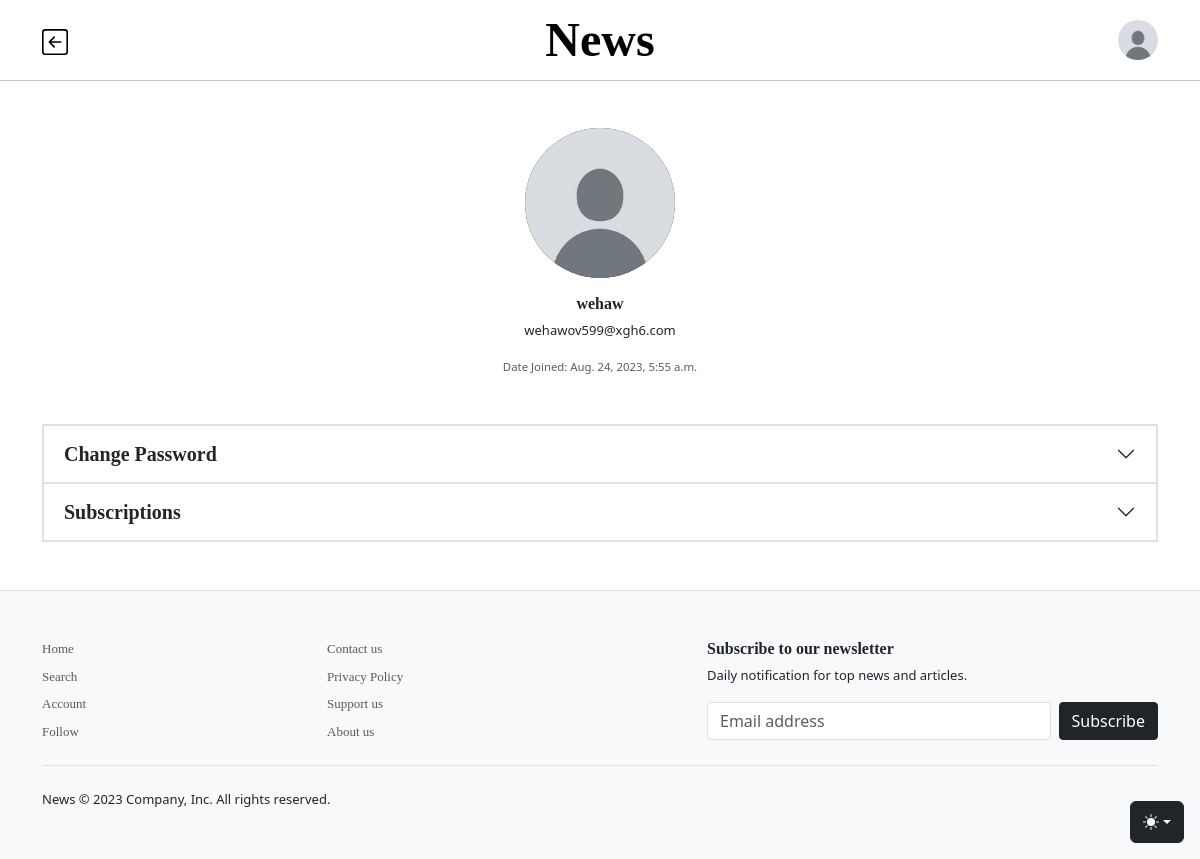
/accounts/profile (signed in), run on an earlier commit of the app's database.
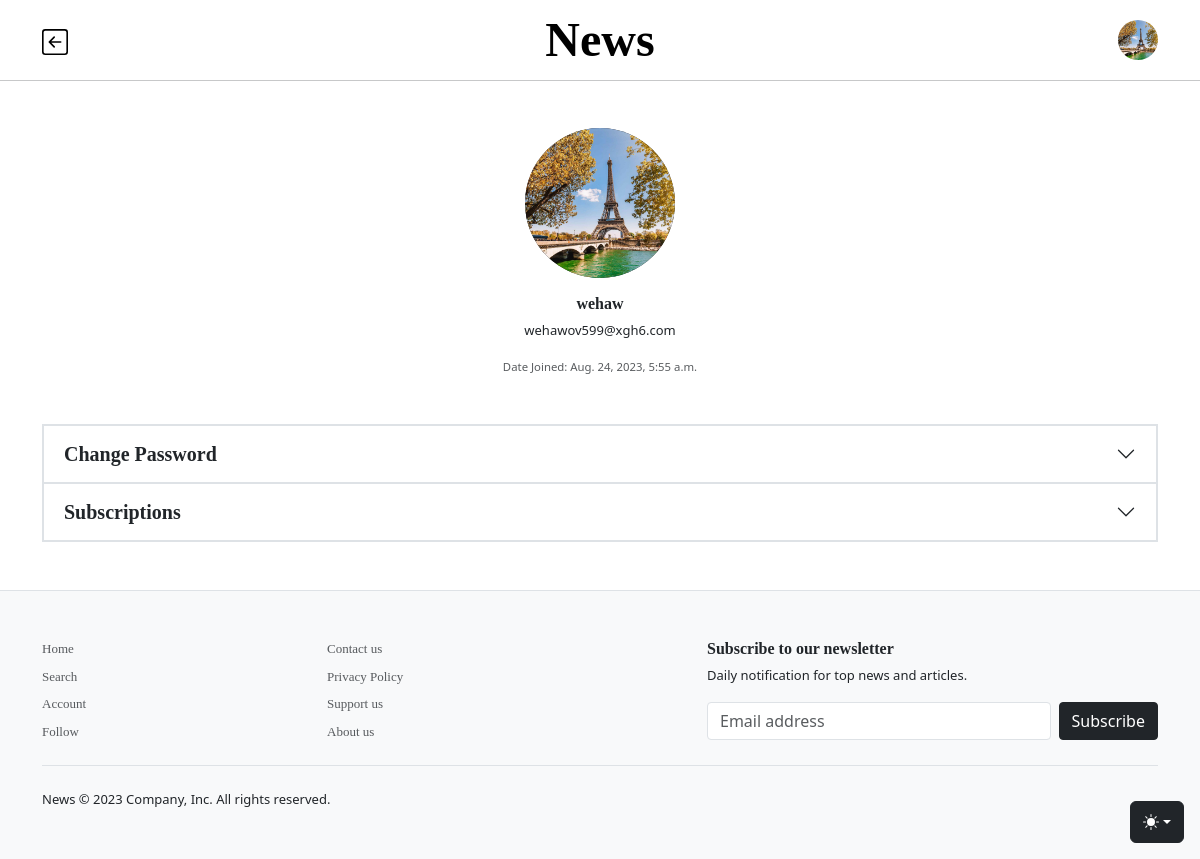
And on a later commit of the database.
### accounts/models.py (models this page shows)
class User(AbstractUser):
    email = models.EmailField(unique=True)
    profile_pic = models.ImageField(upload_to="images/", default="images/default-profile-pic.jpg")

### accounts/views.py (the view, shortened to what this page needs)
# urls.py: path("profile", views.ProfileView.as_view(), name="profile"),
class ProfileView(LoginRequiredMixin, View):
    login_url = "/accounts/"
    def get(self, request, *args, **kwargs):
        return render(request, "accounts/profile.html", {
            "form": ChangePasswordForm(user=request.user),
        })

### accounts/forms.py
class ChangePasswordForm(PasswordChangeForm):
    def __init__(self, user, *args, **kwargs):
        self.user = user
        super(PasswordChangeForm, self).__init__(user, *args, **kwargs)
        self.helper = FormHelper()
        self.helper.layout = Layout(
            FloatingField("old_password"),
            FloatingField("new_password1"),
            FloatingField("new_password2"),
            Submit(name="submit", value="Change Password", css_class="btn-dark")
        )

### accounts/templates/accounts/profile.html (shortened to what this page needs)
{% extends "news/layout.html" %}
{% load static %}
{% load crispy_forms_tags %}
{% block body %}
    <header class="lh-1 py-3">
        <div class="row flex-nowrap justify-content-between align-items-center">
            <div class="col-4 pt-1">
                <a class="link-body-emphasis" href="{% url 'news:index' %}" aria-label="Search">
                </a>
            </div>
            <div class="col-4 text-center">
                <a class="blog-header-logo text-body-emphasis text-decoration-none" href="{% url 'news:index' %}">News</a>
            </div>
            <div class="col-4 d-flex justify-content-end align-items-center">
                {% if request.user.is_authenticated %}
                        <div class="dropdown">
                            <button class="btn bg-transparent border-0 p-0" type="button" data-bs-toggle="dropdown" aria-expanded="false">
                                <img src="{{ request.user.profile_pic.url }}" class="profile-pic profile-pic-md" alt="profile-pic">
                            </button>
                        </div>
                {% else %}
                    <a class="btn btn-sm btn-dark" href="{% url 'accounts:index' %}">Sign up</a>
                {% endif %}
            </div>
        </div>
    </header>
    <hr class="position-absolute w-100 start-0 m-0">
    <div class="my-5 text-center">
        <div class="d-flex justify-content-center w-100 ms-auto">
            {% include "accounts/profile-pic.html" %}
        </div>
        <div class="my-3">
            <h5>{{ request.user.username }}</h5>
            <p>{{ request.user.email }}</p>
            <p><small class="text-body-secondary">Date Joined: {{ request.user.date_joined }}</small></p>
        </div>
    </div>
    <div class="accordion my-5 rounded-0" id="accordionFlushExample">
        <div class="accordion-item border-2 rounded-0">
            <h2 class="accordion-header">
                <button class="accordion-button rounded-0 {% if not show_form %}collapsed{% endif %}" type="button" data-bs-toggle="collapse" data-bs-target="#flush-collapseTwo" aria-expanded="false" aria-controls="flush-collapseTwo">
                    <h3 class="m-0">Change Password</h3>
                </button>
            </h2>
        </div>
        <div class="accordion-item border-2 rounded-0">
            <h2 class="accordion-header">
                <button class="accordion-button rounded-0 collapsed" type="button" data-bs-toggle="collapse" data-bs-target="#flush-collapseThree" aria-expanded="false" aria-controls="flush-collapseThree">
                    <h3 class="m-0">Subscriptions</h3>
                </button>
            </h2>
        </div>
    </div>
{% endblock %}

### news/templates/news/layout.html (shortened to what this page needs)
{% load static %}
<!DOCTYPE html>
<html lang="en">
<head>
    <link href="https://cdn.jsdelivr.net/npm/bootstrap@5.3.1/dist/css/bootstrap.min.css" rel="stylesheet">
    <link rel="stylesheet" href="https://cdnjs.cloudflare.com/ajax/libs/font-awesome/4.7.0/css/font-awesome.min.css">
    <link rel="stylesheet" href="{% static 'news/styles.css' %}">
</head>
<body class="d-flex flex-column min-vh-100 position-relative">
    <div class="container">
        {% block body %}{% endblock %}
    </div>
    {% include "news/footer.html" %}
    {% include "news/color-modes.html" %}
</body>
</html>

### accounts/templates/accounts/profile-pic.html (shortened to what this page needs)
<div class="card text-bg-dark rounded-circle border-0 position-relative profile-pic-lg">
    <img src="{{ request.user.profile_pic.url }}" alt="" srcset="" class="card-img profile-pic profile-pic-lg">
    <div class="card-img-overlay profile-pic-upload"
        onmouseout="this.querySelector('#file').classList.remove('show')"
        onmouseover="this.querySelector('#file').classList.add('show');">
    </div>
</div>

### news/templates/news/footer.html (shortened to what this page needs)
<div class="mt-auto bg-body-tertiary border-top">
    <div class="container">
        <footer class="footer pt-5">
            <div class="row justify-content-between">
                <div class="col-6 col-md-2 mb-3">
                    <ul class="nav flex-column">
                        <li class="nav-item mb-2"><a href="#" class="nav-link p-0 text-body-secondary">Home</a></li>
                        <li class="nav-item mb-2"><a href="#" class="nav-link p-0 text-body-secondary">Search</a></li>
                        <li class="nav-item mb-2"><a href="#" class="nav-link p-0 text-body-secondary">Account</a></li>
                        <li class="nav-item mb-2"><a href="#" class="nav-link p-0 text-body-secondary">Follow</a></li>
                    </ul>
                </div>
                <div class="col-6 col-md-2 mb-3">
                    <ul class="nav flex-column">
                        <li class="nav-item mb-2"><a href="#" class="nav-link p-0 text-body-secondary">Contact us</a></li>
                        <li class="nav-item mb-2"><a href="#" class="nav-link p-0 text-body-secondary">Privacy Policy</a></li>
                        <li class="nav-item mb-2"><a href="#" class="nav-link p-0 text-body-secondary">Support us</a></li>
                        <li class="nav-item mb-2"><a href="#" class="nav-link p-0 text-body-secondary">About us</a></li>
                    </ul>
                </div>
                <div class="col-md-5 offset-md-1 mb-3">
                    <form>
                        <h5>Subscribe to our newsletter</h5>
                        <p>Daily notification for top news and articles.</p>
                        <div class="d-flex flex-column flex-sm-row w-100 gap-2">
                        <input id="newsletter1" type="text" class="form-control rounded-1" placeholder="Email address">
                        <button class="btn btn-dark rounded-1" type="button">Subscribe</button>
                        </div>
                    </form>
                </div>
            </div>
            <div class="d-flex flex-column flex-sm-row justify-content-between py-4 border-top">
                <p>News © 2023 Company, Inc. All rights reserved.</p>
                <ul class="list-unstyled d-flex">
                <li class="ms-3"><a class="link-body-emphasis" href="#"><svg class="bi" width="24" height="24"><use xlink:href="#twitter"></use></svg></a></li>
                <li class="ms-3"><a class="link-body-emphasis" href="#"><svg class="bi" width="24" height="24"><use xlink:href="#instagram"></use></svg></a></li>
                <li class="ms-3"><a class="link-body-emphasis" href="#"><svg class="bi" width="24" height="24"><use xlink:href="#facebook"></use></svg></a></li>
                </ul>
            </div>
        </footer>
    </div>
</div>

### news/templates/news/color-modes.html (shortened to what this page needs)
<div class="dropdown position-fixed bottom-0 end-0 mb-3 me-3 bd-mode-toggle">
    <button class="btn btn-dark py-2 dropdown-toggle d-flex align-items-center" id="bd-theme" type="button" aria-expanded="false" data-bs-toggle="dropdown" aria-label="Toggle theme (dark)">
      <svg class="bi my-1 theme-icon-active" width="1em" height="1em"><use href="#moon-stars-fill"></use></svg>
    </button>
  </div>

### news/static/news/styles.css (style rules this page uses)
.profile-pic { object-fit: cover; border-radius: 50%; }
.profile-pic-md { width: 40px; height: 40px; }
.profile-pic-lg { width: 150px; height: 150px; }
.blog-header-logo { font-family: "Playfair Display", Georgia, "Times New Roman", serif; font-weight: bold; font-size: 3rem !important; }
h1, h2, h3, h4, h5, h6, a { font-family: "Playfair Display", Georgia, "Times New Roman", serif; font-weight: bold; }
.bi { vertical-align: -.125em; fill: currentColor; }
.bd-mode-toggle { z-index: 1500; }
@media screen and (max-width: 1200px) { h4, h5, h6 { font-size: medium !important; } }
@media screen and (max-width: 1200px) { h1, h2, h3, .heading-link { font-size: 20px !important; } }
@media screen and (max-width: 1200px) { p { font-size: small !important; } }
@media screen and (max-width: 1200px) { a { font-size: small !important; } }

What changed in the data, as far as the page shows it:
changed User "wehaw": user.profile_pic: picture added in place of a placeholder
